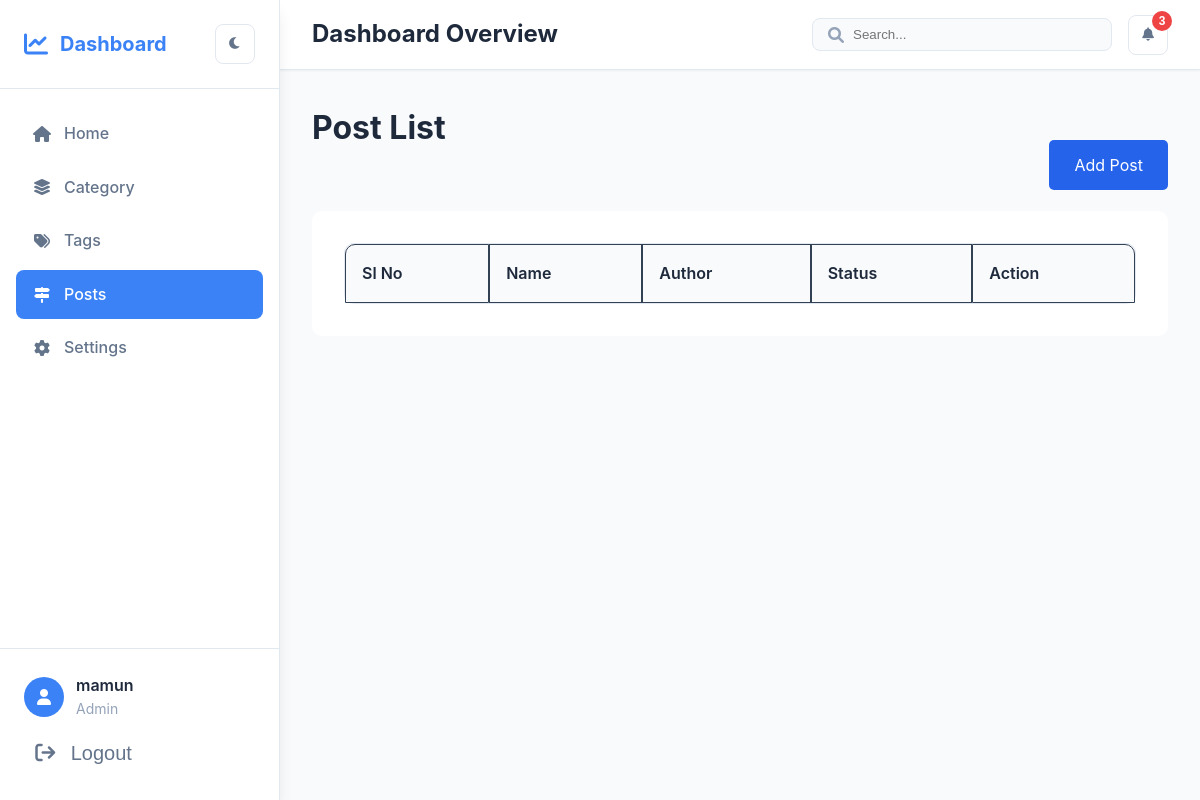
/backend/post/ (signed in), run on an earlier commit of the app's database.
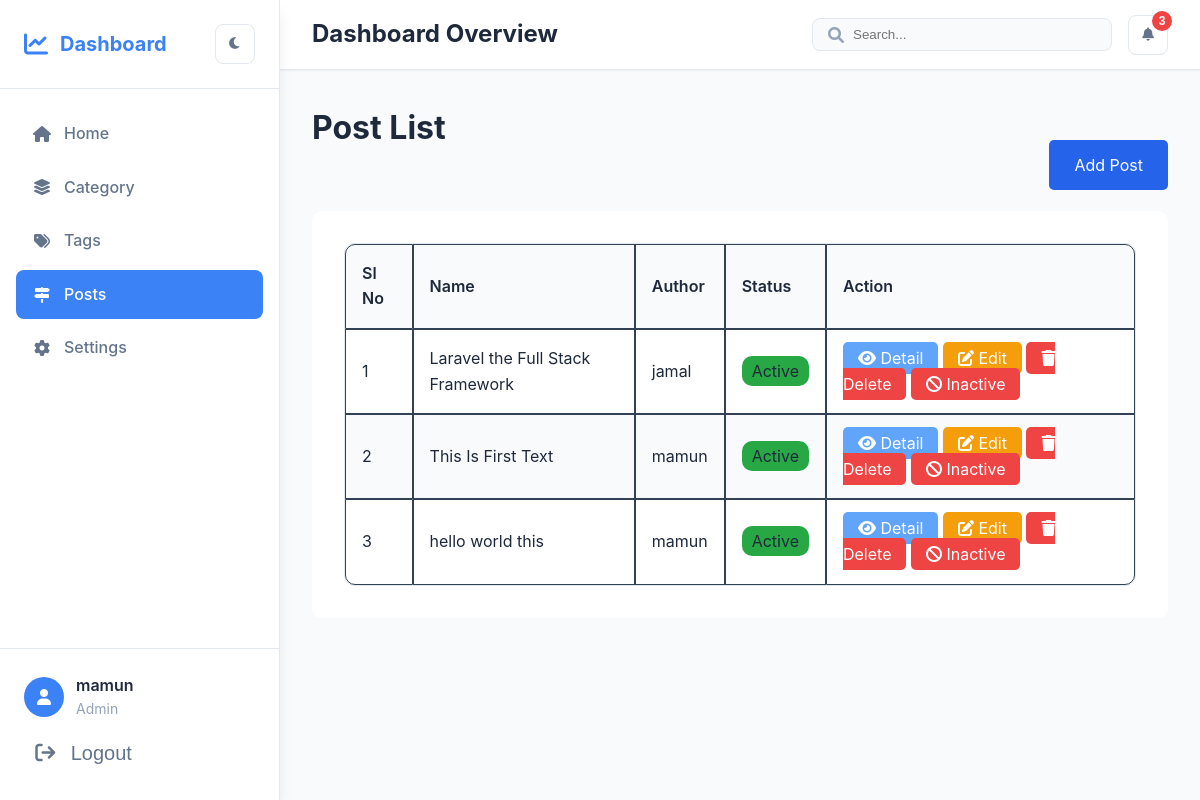
And on a later commit of the database.
### blog/models.py (models this page shows, shortened)
class Post(models.Model):
    title = models.CharField(max_length=200)
    slug = models.SlugField(max_length=200, unique=True)
    author = models.ForeignKey(User, on_delete=models.CASCADE)
    category = models.ForeignKey(Category, on_delete=models.CASCADE)
    tags = models.ManyToManyField(Tag, blank=True, related_name='tag_posts')
    parent = models.ForeignKey('self', on_delete=models.SET_NULL, null=True, blank=True)
    meta_title = models.CharField(max_length=200, null=True, blank=True)
    meta_description = models.TextField(null=True, blank=True)
    meta_keywords = models.CharField(max_length=200, null=True, blank=True)
    description = RichTextField()
    image = models.ImageField(upload_to='blog_images/', null=True, blank=True)
    is_active = models.BooleanField(default=True)
    published_at = models.DateTimeField(null=True, blank=True)
    published_by = models.ForeignKey(User, null=True, blank=True, on_delete=models.CASCADE, related_name='published_posts')
    created_at = models.DateTimeField(auto_now_add=True)
    updated_at = models.DateTimeField(auto_now=True)
    views_count = models.IntegerField(default=0)
    userLikes = models.ManyToManyField(User, blank=True, related_name='post_likes')
    class Meta:
        ordering = ['-created_at']

### blog/views.py (the view)
# urls.py: path('backend/post/', views.post_list, name='post_list'),
@login_required(login_url='login')
def post_list(request):
    posts = Post.objects.all()
    context = {
        'posts': posts
    }
    return render(request, 'post/post_list.html', context)

### blog/templates/post/post_list.html (shortened to what this page needs)
{% extends 'dashboard.html' %}
{% load static %}
{% block content %}
    <h1>Post List</h1>
    <div class="btn_container">
        <a href="{% url 'post_create' %}" class="btn-primary">
            Add Post
        </a>
    </div>
    <div class="post_container">
        <table class="table_border_radius">
            <thead>
                <th>Sl No</th>
                <th>Name</th>
                <th>Author</th>
                <th>Status</th>
                <th>Action</th>
            </thead>
            <tbody>
                {% for post in posts %}
                    <tr>
                        <td>
                            {{ forloop.counter }}
                        </td>
                        <td>
                            {{ post.title }}
                        </td>
                        <td>
                            {{ post.author.username}}
                        </td>
                        <td>
                            {% if post.is_active == True %}
                                <span class="badge bg-success">Active</span>
                            {% else %}
                                <span class="badge bg-danger">Inactive</span>
                            {% endif %}
                        </td>
                        <td>
                            <a href="{% url 'post_details' post.id %}" class="btn-info"><i class="fa fa-eye"></i> Detail</a>
                            <a href="{% url 'post_update' post.id %}" class="edit_btn"><i class="fa fa-edit"></i> Edit</a>
                            <a href="{% url 'post_delete' post.id %}" class="delete_btn"><i class="fa fa-trash"></i> Delete</a>
                            {% if post.is_active == True %}
                                <a href="{% url 'post_inactive' post.id %}" class="delete_btn"><i class="fa fa-ban"></i> Inactive</a>
                            {% else %}
                                <a href="{% url 'post_active' post.id %}" class="btn-success"><i class="fa fa-check"></i> Active</a>
                            {% endif %}
                        </td>
                    </tr>
                {% endfor %}
            </tbody>
        </table>
    </div>
{% endblock content %}

What changed in the data, as far as the page shows it:
added Post: title "Laravel the Full Stack Framework", author.username "jamal", is_active "Active"
added Post: title "This Is First Text", author.username "mamun", is_active "Active"
added Post: title "hello world this", author.username "mamun", is_active "Active"
